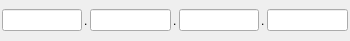
<?xml version="1.0" encoding="UTF-8"?>
<ui version="4.0">
 <class>IPAddressCtrl</class>
 <widget class="QWidget" name="IPAddressCtrl">
  <property name="geometry">
   <rect>
    <x>0</x>
    <y>0</y>
    <width>350</width>
    <height>41</height>
   </rect>
  </property>
  <property name="windowTitle">
   <string>Form</string>
  </property>
  <layout class="QHBoxLayout" name="horizontalLayout">
   <property name="spacing">
    <number>2</number>
   </property>
   <property name="leftMargin">
    <number>2</number>
   </property>
   <property name="topMargin">
    <number>2</number>
   </property>
   <property name="rightMargin">
    <number>2</number>
   </property>
   <property name="bottomMargin">
    <number>2</number>
   </property>
   <item>
    <widget class="IpLineEdit" name="ipEd0"/>
   </item>
   <item>
    <widget class="QLabel" name="label">
     <property name="text">
      <string>.</string>
     </property>
     <property name="scaledContents">
      <bool>true</bool>
     </property>
    </widget>
   </item>
   <item>
    <widget class="IpLineEdit" name="ipEd1"/>
   </item>
   <item>
    <widget class="QLabel" name="label_2">
     <property name="text">
      <string>.</string>
     </property>
     <property name="scaledContents">
      <bool>true</bool>
     </property>
    </widget>
   </item>
   <item>
    <widget class="IpLineEdit" name="ipEd2"/>
   </item>
   <item>
    <widget class="QLabel" name="label_3">
     <property name="text">
      <string>.</string>
     </property>
     <property name="scaledContents">
      <bool>true</bool>
     </property>
    </widget>
   </item>
   <item>
    <widget class="IpLineEdit" name="ipEd3"/>
   </item>
  </layout>
 </widget>
 <customwidgets>
  <customwidget>
   <class>IpLineEdit</class>
   <extends>QLineEdit</extends>
   <header>iplineedit.h</header>
  </customwidget>
 </customwidgets>
 <resources/>
 <connections/>
</ui>
